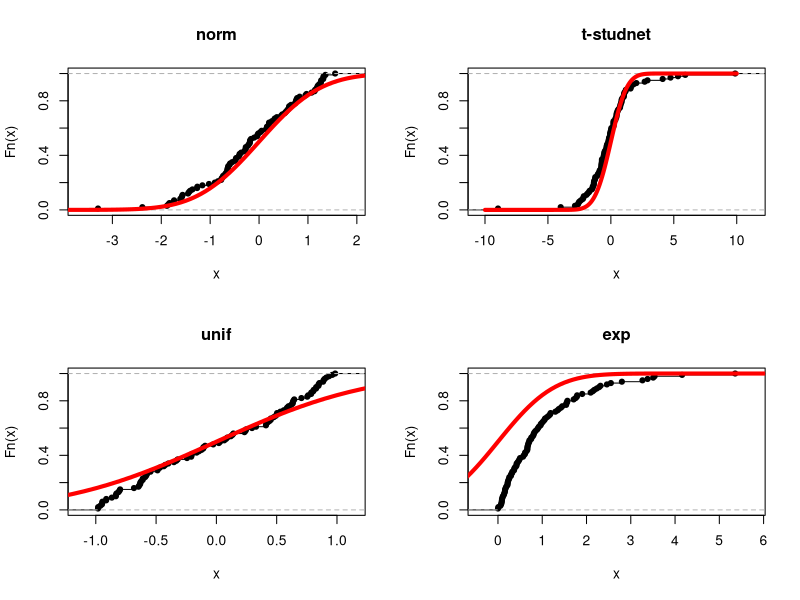
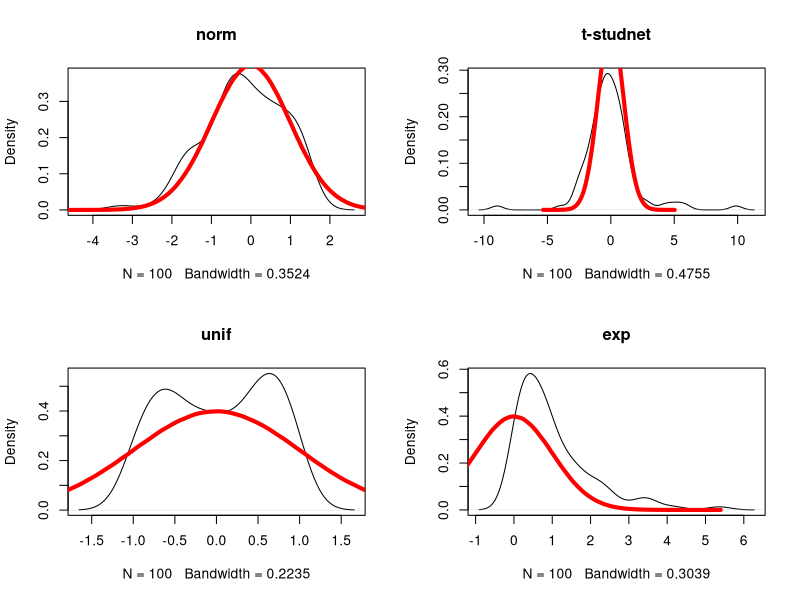
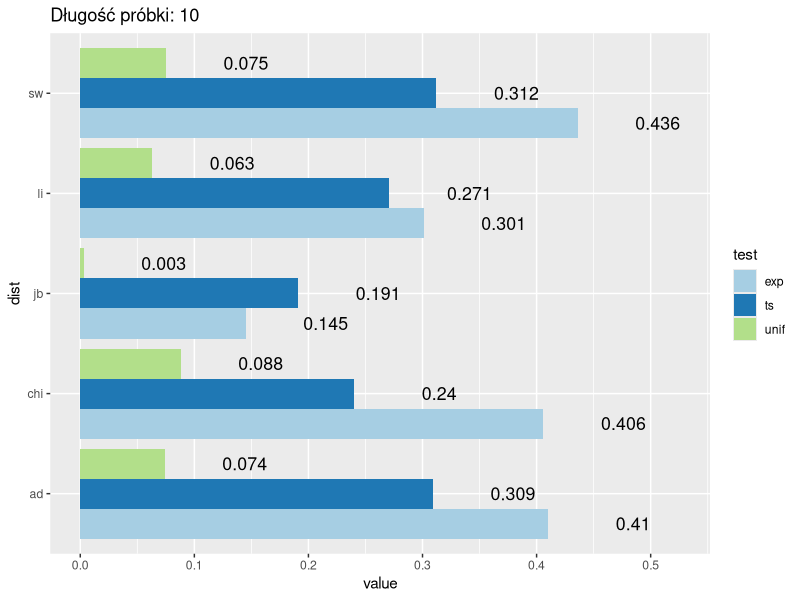
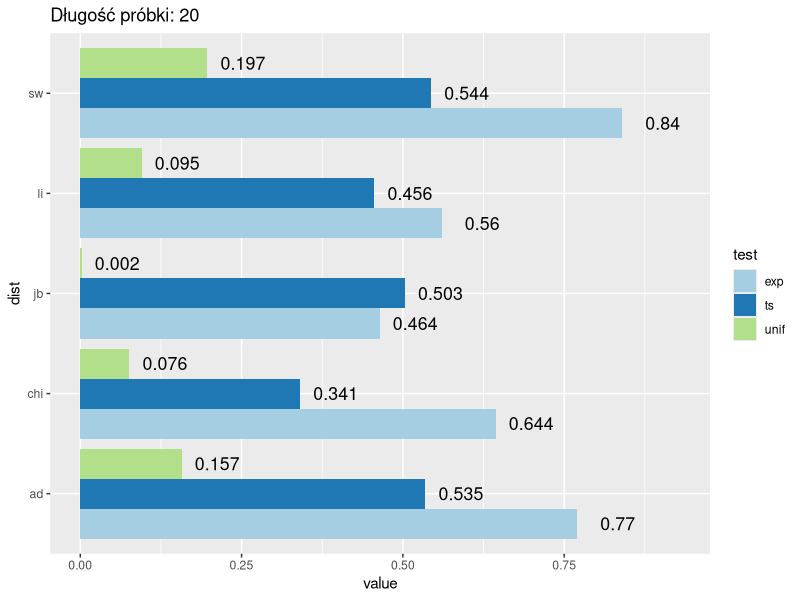
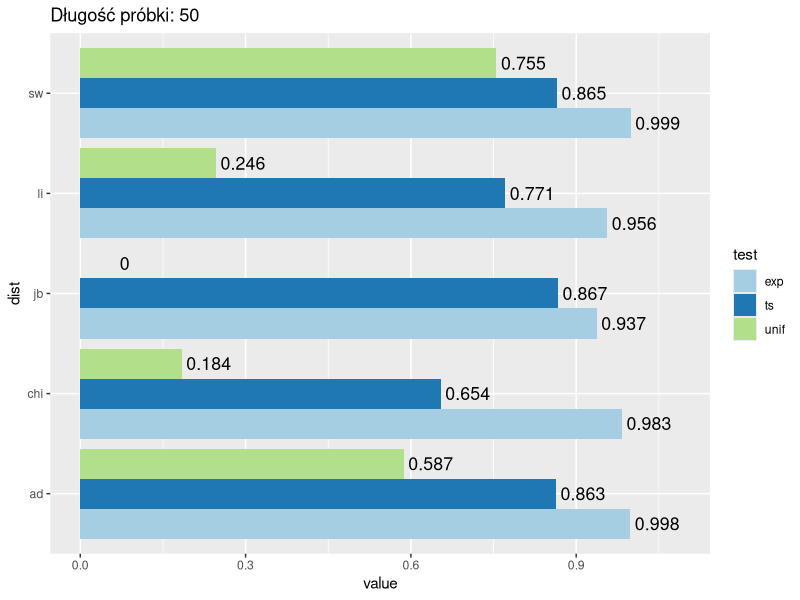
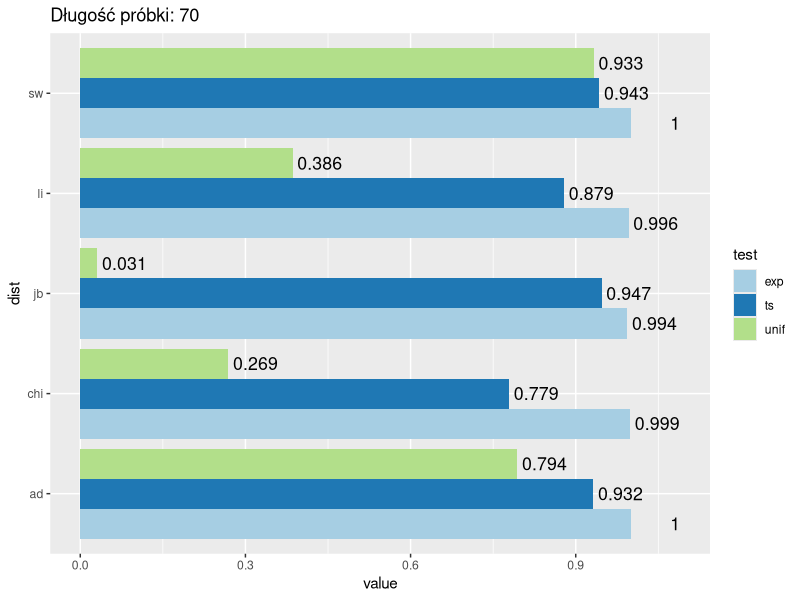
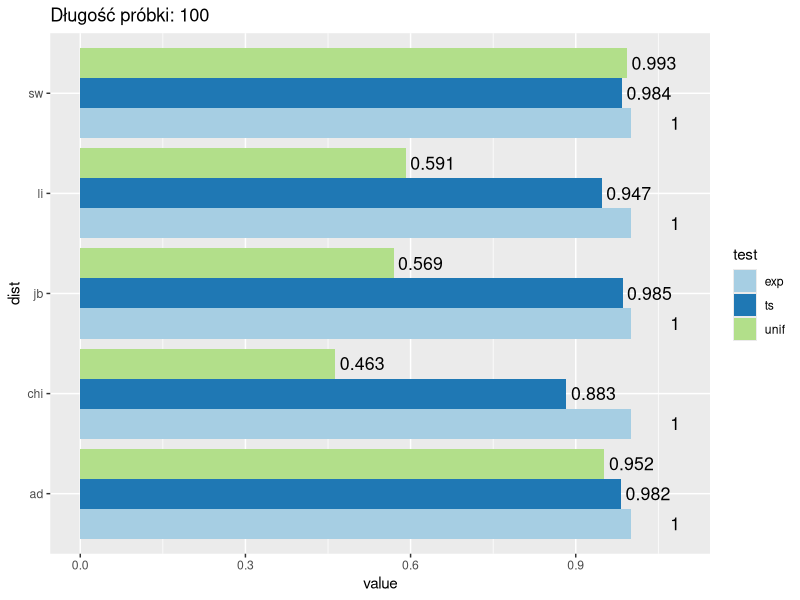
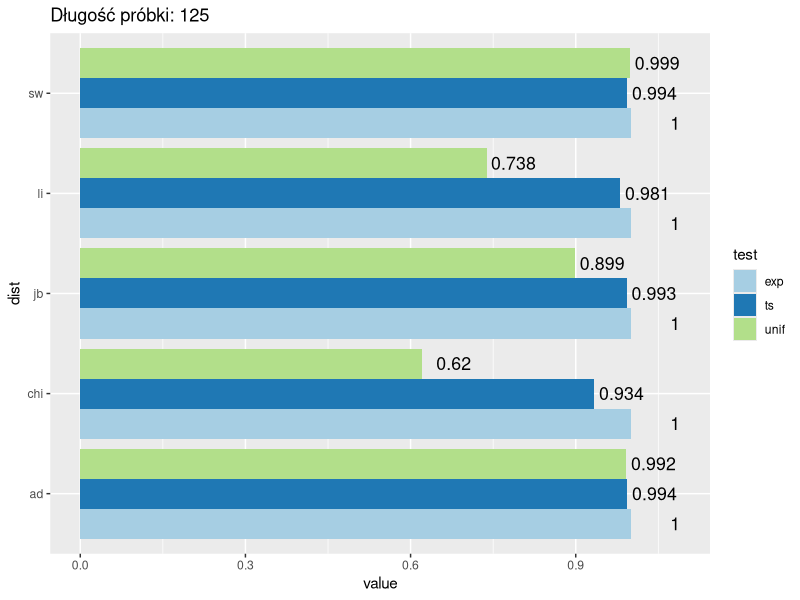

Recreate these plots in R, in order.
## ---- chunk 1
library(dplyr)
library(tidyr)
library(nortest)
library(tseries)
library(ggplot2)
library(reshape2)
library(tidyverse)
library(kableExtra)
library(Hmisc)
## ---- chunk 2
gen <- function(y)
{
  dane <- lapply(y, function(x)
  {
    list("ts" = rt(x, 2), 
         "unif" = runif(x, -1, 1), 
         "exp" = rexp(x, 1)
    )
    
  }) 
  return(dane)
}
## ---- chunk 3
z <- 100
x <- seq(from=-10, to=10, by=.1)
y <- pnorm(x)
set.seed(110)
dat <- gen(z)
par(mfrow = c(2, 2))
plot(ecdf(rnorm(z)), main = "norm")
lines(x, y, type='l', col = "red", lwd = 4)
plot(ecdf(dat[[1]][[1]]), main = "t-studnet")
lines(x, y, type='l', col = "red", lwd = 4)
plot(ecdf(dat[[1]][[2]]), main = "unif")
lines(x, y, type='l', col = "red", lwd = 4)
plot(ecdf(dat[[1]][[3]]), main = "exp")
lines(x, y, type='l', col = "red", lwd = 4)
## ---- chunk 4
set.seed(110)
z <- 100
dat <- gen(z)
par(mfrow = c(2, 2))
plot(density(rnorm(z)), main = "norm")
lines(density(rnorm(10000000)), main = "norm", col = "red", lwd = 4)
plot(density(dat[[1]][[1]]), main = "t-studnet")
lines(density(rnorm(10000000)), main = "norm", col = "red", lwd = 4)
plot(density(dat[[1]][[2]]), main = "unif")
lines(density(rnorm(10000000)), main = "norm", col = "red", lwd = 4)
plot(density(dat[[1]][[3]]), main = "exp")
lines(density(rnorm(10000000)), main = "norm", col = "red", lwd = 4)
## ---- chunk 5
len <- c(10, 20, 50, 70, 100, 125, 175, 200)
sym <- 1000
alpha <- 0.05
## ---- chunk 6
df <- data.frame()
for (a in len)
{
  for (b in 1:sym) 
  {
    data <- gen(a)
    pvalues <- lapply(data[[1]], function(x)
    {
      list(
           "sw" = shapiro.test(x)$p.value,
           "jb" = jarque.bera.test(x)$p.value,
           "li" = lillie.test(x)$p.value,
           "chi" = pearson.test(x)$p.value,
           "ad" = ad.test(x)$p.value)
    })
    df <- rbind(df, c(as.data.frame(pvalues), "length" = a))
    
  }
}
## ---- chunk 7
df_pomoc <- df

df <- cbind(df[,-length(df)] < alpha, "length" = df[,length(df)])
df <- as_tibble(df)
df2 <- df %>%
  group_by(length) %>%
  summarise_all(funs(mean))

mali <- list()
for (c in 1:length(len))
  {
  m <- matrix(df2[c,-1], ncol = 5, byrow = TRUE)
  m <- as.data.frame(m)
  colnames(m) <- c("sw", "jb", "li", "chi", "ad")
  rownames(m) <- c("ts", "unif", "exp")
  mali[[c]] <- m
  
}
names(mali) <- len
## ---- chunk 8
mali[[1]] %>%
  kable() %>%
  kable_styling(bootstrap_options = c("striped", "hover", "bordered"), full_width = FALSE, position = "float_left") %>%
  column_spec(2:6, width = "5em") %>%
  add_header_above(c(" ",  "wielkość próbki- 10" = 5))

mali[[2]] %>%
  kable() %>%
  kable_styling(bootstrap_options = c("striped", "hover", "bordered"), full_width = FALSE, position = "float_right") %>%
  column_spec(2:6, width = "5em") %>%
  add_header_above(c(" ",  "wielkość próbki- 20" = 5))

mali[[3]] %>%
  kable() %>%
  kable_styling(bootstrap_options = c("striped", "hover", "bordered"), full_width = FALSE, position = "float_left") %>%
  column_spec(2:6, width = "5em") %>%
  add_header_above(c(" ",  "wielkość próbki- 50" = 5))

mali[[4]] %>%
  kable() %>%
  kable_styling(bootstrap_options = c("striped", "hover", "bordered"), full_width = FALSE, position = "right") %>%
  column_spec(2:6, width = "5em") %>%
  add_header_above(c(" ",  "wielkość próbki- 70" = 5))

mali[[5]] %>%
  kable() %>%
  kable_styling(bootstrap_options = c("striped", "hover", "bordered"), full_width = FALSE, position = "float_left") %>%
  column_spec(2:6, width = "5em") %>%
  add_header_above(c(" ",  "wielkość próbki- 100" = 5))

mali[[6]] %>%
  kable() %>%
  kable_styling(bootstrap_options = c("striped", "hover", "bordered"), full_width = FALSE, position = "right") %>%
  column_spec(2:6, width = "5em") %>%
  add_header_above(c(" ",  "wielkość próbki- 125" = 5))

mali[[7]] %>%
  kable() %>%
  kable_styling(bootstrap_options = c("striped", "hover", "bordered"), full_width = FALSE, position = "float_left") %>%
  column_spec(2:6, width = "5em") %>%
  add_header_above(c(" ",  "wielkość próbki- 175" = 5))

mali[[8]] %>%
  kable() %>%
  kable_styling(bootstrap_options = c("striped", "hover", "bordered"), full_width = FALSE, position = "right") %>%
  column_spec(2:6, width = "5em") %>%
  add_header_above(c(" ",  "wielkość próbki- 200" = 5))
## ---- chunk 9
df_pomoc <- as_tibble(df_pomoc)
df_pomoc2 <- cbind(df_pomoc[,-length(df_pomoc)] < alpha, "length" = df_pomoc[,length(df_pomoc)])

df_pomoc3 <- df_pomoc2 %>%
  group_by(length) %>%
  summarise_all(funs(mean))

charts <- list(0)

for (x in 1:length(len))
{
  aaa <- df_pomoc3[which(df_pomoc3$length == len[x]),-1]
  
  aa <- as_tibble(melt(aaa))
  aa <- aa %>%
    separate(variable, c("test", "dist"))
  
  a <- aa %>%
    ggplot(aes(x = dist, y = value, fill = test)) + 
    geom_bar(stat="identity", position = position_dodge()) + 
    coord_flip()+
    geom_text(aes(y = value + 0.09, label = value), size = 4.5, position = position_dodge(0.9), hjust = 1, color = "black") +
    scale_fill_brewer(palette="Paired") +
    labs(title = paste0("Długość próbki: ", len[x]))
  
  charts[[x]] <- a
}
## ---- chunk 10
p1 <- charts[[1]]
p2 <- charts[[2]]
p3 <- charts[[3]]
p4 <- charts[[4]]
p5 <- charts[[5]]
p6 <- charts[[6]]
p7 <- charts[[7]]
p8 <- charts[[8]]
p1
p2
p3
p4
p5
p6
p7
p8
